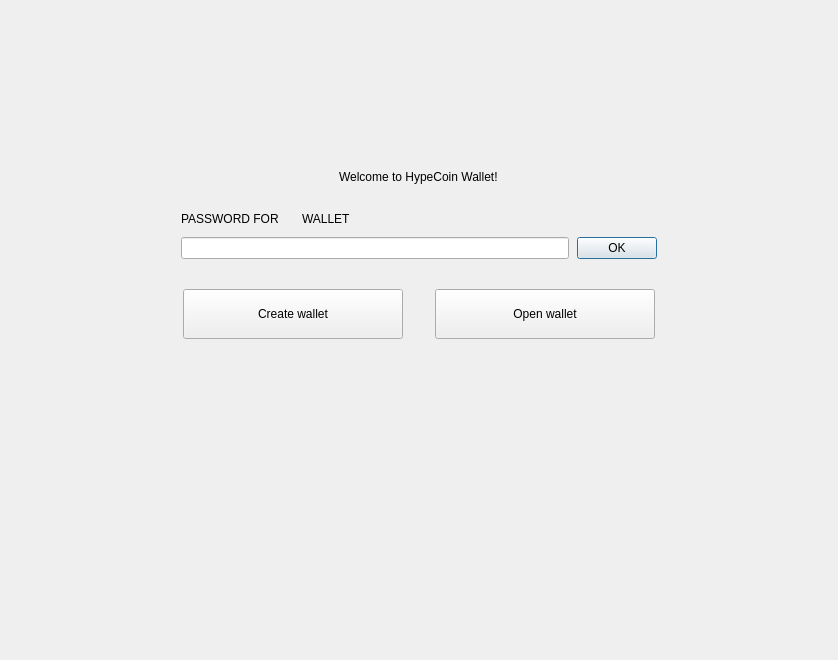
<?xml version="1.0" encoding="UTF-8"?>
<ui version="4.0">
 <class>NoWalletFrame</class>
 <widget class="QFrame" name="NoWalletFrame">
  <property name="geometry">
   <rect>
    <x>0</x>
    <y>0</y>
    <width>838</width>
    <height>660</height>
   </rect>
  </property>
  <property name="windowTitle">
   <string>Frame</string>
  </property>
  <property name="frameShape">
   <enum>QFrame::NoFrame</enum>
  </property>
  <property name="frameShadow">
   <enum>QFrame::Raised</enum>
  </property>
  <layout class="QVBoxLayout" name="verticalLayout">
   <property name="spacing">
    <number>0</number>
   </property>
   <property name="leftMargin">
    <number>0</number>
   </property>
   <property name="topMargin">
    <number>0</number>
   </property>
   <property name="rightMargin">
    <number>0</number>
   </property>
   <property name="bottomMargin">
    <number>0</number>
   </property>
   <item>
    <spacer name="verticalSpacer">
     <property name="orientation">
      <enum>Qt::Vertical</enum>
     </property>
     <property name="sizeType">
      <enum>QSizePolicy::Fixed</enum>
     </property>
     <property name="sizeHint" stdset="0">
      <size>
       <width>20</width>
       <height>170</height>
      </size>
     </property>
    </spacer>
   </item>
   <item alignment="Qt::AlignHCenter">
    <widget class="WalletGui::WalletHeaderLabel" name="m_welcomeLabel">
     <property name="text">
      <string>Welcome to HypeCoin Wallet!</string>
     </property>
    </widget>
   </item>
   <item>
    <spacer name="verticalSpacer_4">
     <property name="orientation">
      <enum>Qt::Vertical</enum>
     </property>
     <property name="sizeType">
      <enum>QSizePolicy::Fixed</enum>
     </property>
     <property name="sizeHint" stdset="0">
      <size>
       <width>20</width>
       <height>25</height>
      </size>
     </property>
    </spacer>
   </item>
   <item alignment="Qt::AlignHCenter">
    <widget class="QFrame" name="m_passwordFrame">
     <property name="minimumSize">
      <size>
       <width>476</width>
       <height>0</height>
      </size>
     </property>
     <property name="maximumSize">
      <size>
       <width>338</width>
       <height>16777215</height>
      </size>
     </property>
     <property name="frameShape">
      <enum>QFrame::NoFrame</enum>
     </property>
     <property name="frameShadow">
      <enum>QFrame::Raised</enum>
     </property>
     <layout class="QVBoxLayout" name="verticalLayout_2">
      <property name="spacing">
       <number>8</number>
      </property>
      <property name="leftMargin">
       <number>0</number>
      </property>
      <property name="topMargin">
       <number>0</number>
      </property>
      <property name="rightMargin">
       <number>0</number>
      </property>
      <property name="bottomMargin">
       <number>0</number>
      </property>
      <item>
       <layout class="QHBoxLayout" name="horizontalLayout_4">
        <item>
         <widget class="QLabel" name="m_passwordTextLabel">
          <property name="sizePolicy">
           <sizepolicy hsizetype="Maximum" vsizetype="Preferred">
            <horstretch>0</horstretch>
            <verstretch>0</verstretch>
           </sizepolicy>
          </property>
          <property name="styleSheet">
           <string notr="true">[errorState=&quot;true&quot;] {
  color: #ef3131;
}</string>
          </property>
          <property name="text">
           <string>PASSWORD FOR</string>
          </property>
         </widget>
        </item>
        <item>
         <widget class="QLabel" name="m_walletNameLabel">
          <property name="text">
           <string/>
          </property>
         </widget>
        </item>
        <item>
         <widget class="QLabel" name="m_walletTextLabel">
          <property name="text">
           <string>WALLET</string>
          </property>
         </widget>
        </item>
        <item>
         <spacer name="horizontalSpacer_4">
          <property name="orientation">
           <enum>Qt::Horizontal</enum>
          </property>
          <property name="sizeHint" stdset="0">
           <size>
            <width>40</width>
            <height>20</height>
           </size>
          </property>
         </spacer>
        </item>
       </layout>
      </item>
      <item>
       <layout class="QHBoxLayout" name="horizontalLayout_5">
        <item>
         <widget class="QLineEdit" name="m_passwordEdit">
          <property name="sizePolicy">
           <sizepolicy hsizetype="Expanding" vsizetype="Fixed">
            <horstretch>0</horstretch>
            <verstretch>0</verstretch>
           </sizepolicy>
          </property>
          <property name="styleSheet">
           <string notr="true">[errorState=&quot;true&quot;] {
  border-color: #ef3131;
}</string>
          </property>
          <property name="echoMode">
           <enum>QLineEdit::Password</enum>
          </property>
         </widget>
        </item>
        <item>
         <widget class="WalletGui::WalletOkButton" name="m_okButton">
          <property name="enabled">
           <bool>true</bool>
          </property>
          <property name="text">
           <string>OK</string>
          </property>
          <property name="default">
           <bool>true</bool>
          </property>
         </widget>
        </item>
       </layout>
      </item>
     </layout>
    </widget>
   </item>
   <item>
    <spacer name="verticalSpacer_2">
     <property name="orientation">
      <enum>Qt::Vertical</enum>
     </property>
     <property name="sizeType">
      <enum>QSizePolicy::Fixed</enum>
     </property>
     <property name="sizeHint" stdset="0">
      <size>
       <width>20</width>
       <height>30</height>
      </size>
     </property>
    </spacer>
   </item>
   <item>
    <layout class="QHBoxLayout" name="horizontalLayout">
     <property name="spacing">
      <number>0</number>
     </property>
     <item>
      <spacer name="horizontalSpacer_2">
       <property name="orientation">
        <enum>Qt::Horizontal</enum>
       </property>
       <property name="sizeHint" stdset="0">
        <size>
         <width>40</width>
         <height>20</height>
        </size>
       </property>
      </spacer>
     </item>
     <item>
      <widget class="WalletGui::WalletLargeBlueButton" name="m_createWalletButton">
       <property name="sizePolicy">
        <sizepolicy hsizetype="Fixed" vsizetype="Fixed">
         <horstretch>0</horstretch>
         <verstretch>0</verstretch>
        </sizepolicy>
       </property>
       <property name="minimumSize">
        <size>
         <width>220</width>
         <height>50</height>
        </size>
       </property>
       <property name="maximumSize">
        <size>
         <width>220</width>
         <height>50</height>
        </size>
       </property>
       <property name="text">
        <string>Create wallet</string>
       </property>
      </widget>
     </item>
     <item>
      <spacer name="horizontalSpacer">
       <property name="orientation">
        <enum>Qt::Horizontal</enum>
       </property>
       <property name="sizeType">
        <enum>QSizePolicy::Fixed</enum>
       </property>
       <property name="sizeHint" stdset="0">
        <size>
         <width>32</width>
         <height>20</height>
        </size>
       </property>
      </spacer>
     </item>
     <item>
      <widget class="WalletGui::WalletLargeBlueButton" name="m_openWalletButton">
       <property name="sizePolicy">
        <sizepolicy hsizetype="Fixed" vsizetype="Fixed">
         <horstretch>0</horstretch>
         <verstretch>0</verstretch>
        </sizepolicy>
       </property>
       <property name="minimumSize">
        <size>
         <width>220</width>
         <height>50</height>
        </size>
       </property>
       <property name="maximumSize">
        <size>
         <width>220</width>
         <height>50</height>
        </size>
       </property>
       <property name="text">
        <string>Open wallet</string>
       </property>
      </widget>
     </item>
     <item>
      <spacer name="horizontalSpacer_3">
       <property name="orientation">
        <enum>Qt::Horizontal</enum>
       </property>
       <property name="sizeHint" stdset="0">
        <size>
         <width>40</width>
         <height>20</height>
        </size>
       </property>
      </spacer>
     </item>
    </layout>
   </item>
   <item>
    <spacer name="verticalSpacer_3">
     <property name="orientation">
      <enum>Qt::Vertical</enum>
     </property>
     <property name="sizeHint" stdset="0">
      <size>
       <width>20</width>
       <height>376</height>
      </size>
     </property>
    </spacer>
   </item>
  </layout>
 </widget>
 <customwidgets>
  <customwidget>
   <class>WalletGui::WalletOkButton</class>
   <extends>QPushButton</extends>
   <header>Gui/Common/WalletOkButton.h</header>
  </customwidget>
  <customwidget>
   <class>WalletGui::WalletHeaderLabel</class>
   <extends>QLabel</extends>
   <header>Gui/Common/WalletTextLabel.h</header>
  </customwidget>
  <customwidget>
   <class>WalletGui::WalletLargeBlueButton</class>
   <extends>QPushButton</extends>
   <header>Gui/Common/WalletBlueButton.h</header>
  </customwidget>
 </customwidgets>
 <resources/>
 <connections>
  <connection>
   <sender>m_okButton</sender>
   <signal>clicked()</signal>
   <receiver>NoWalletFrame</receiver>
   <slot>okClicked()</slot>
   <hints>
    <hint type="sourcelabel">
     <x>498</x>
     <y>266</y>
    </hint>
    <hint type="destinationlabel">
     <x>418</x>
     <y>329</y>
    </hint>
   </hints>
  </connection>
  <connection>
   <sender>m_passwordEdit</sender>
   <signal>textChanged(QString)</signal>
   <receiver>NoWalletFrame</receiver>
   <slot>passwordChanged(QString)</slot>
   <hints>
    <hint type="sourcelabel">
     <x>374</x>
     <y>265</y>
    </hint>
    <hint type="destinationlabel">
     <x>418</x>
     <y>329</y>
    </hint>
   </hints>
  </connection>
  <connection>
   <sender>m_passwordEdit</sender>
   <signal>returnPressed()</signal>
   <receiver>m_okButton</receiver>
   <slot>click()</slot>
   <hints>
    <hint type="sourcelabel">
     <x>374</x>
     <y>265</y>
    </hint>
    <hint type="destinationlabel">
     <x>616</x>
     <y>256</y>
    </hint>
   </hints>
  </connection>
 </connections>
 <slots>
  <signal>createWalletClickedSignal()</signal>
  <signal>openWalletClickedSignal()</signal>
  <slot>okClicked()</slot>
  <slot>passwordChanged(QString)</slot>
 </slots>
</ui>
